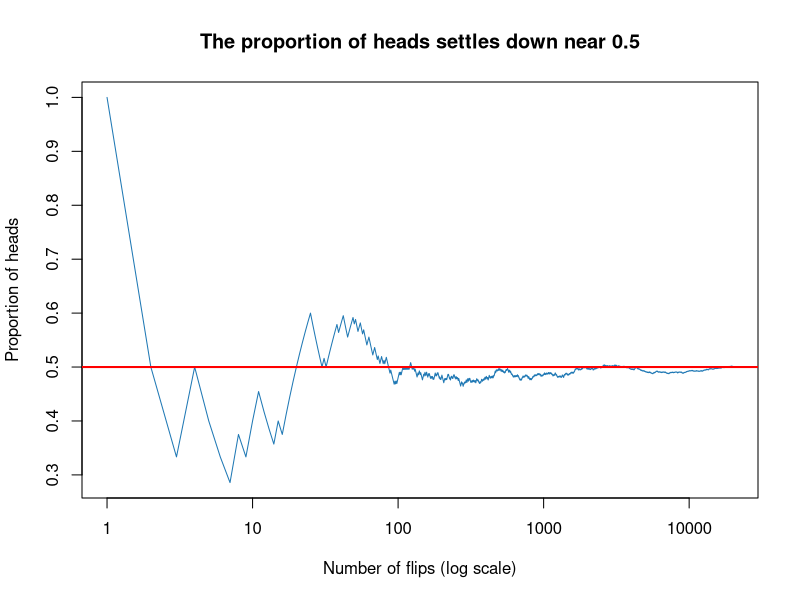
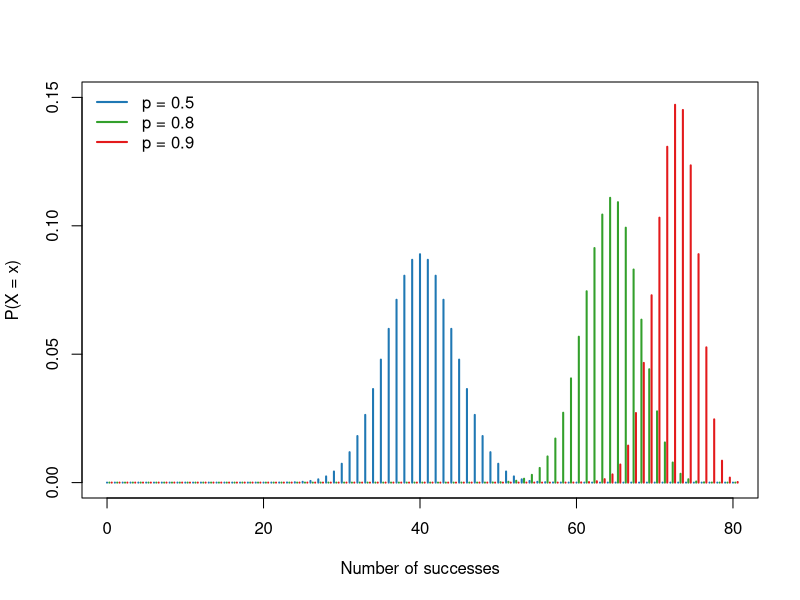
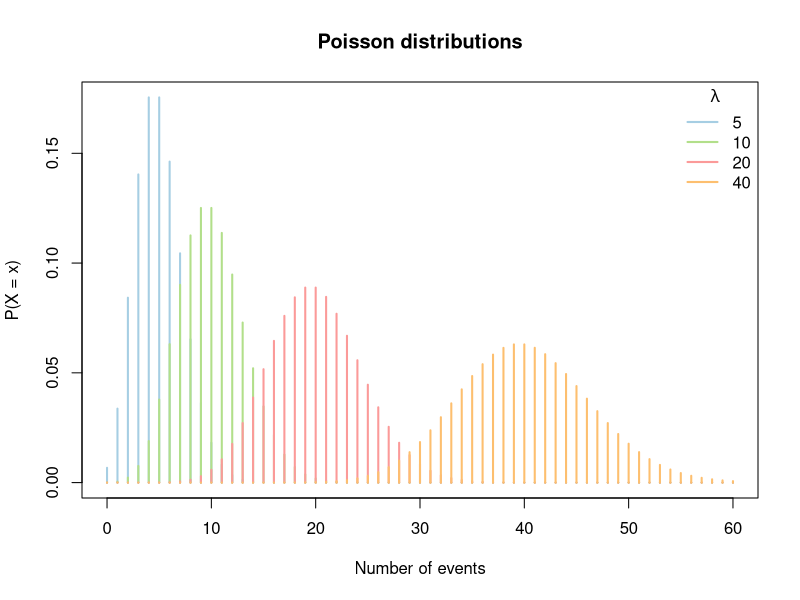
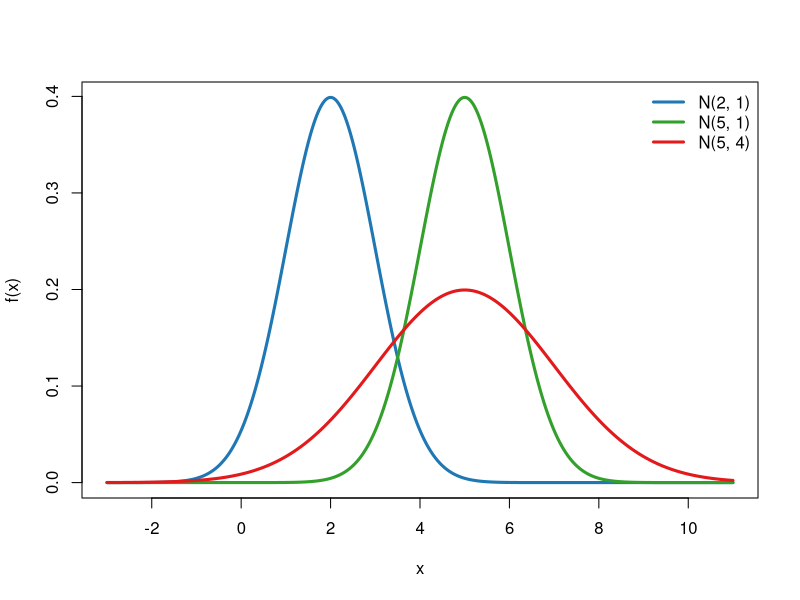
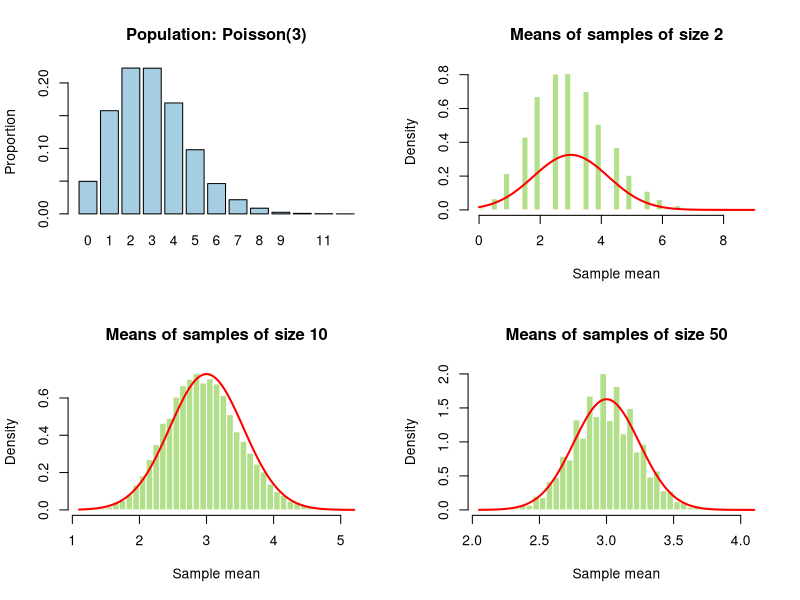

The R script that drew these images, in order:
## ---- chunk 1
knitr::opts_chunk$set(echo = TRUE, fig.width = 7, fig.height = 4.5, dpi = 110)
library(RColorBrewer)
pal <- brewer.pal(8, "Paired")
set.seed(2024)
## ---- chunk 2
n <- 20000
coin_flips <- sample(c(0, 1), size = n, replace = TRUE)
running_proportion <- cumsum(coin_flips) / seq_len(n)

plot(running_proportion, type = "l", col = pal[2], log = "x",
     xlab = "Number of flips (log scale)", ylab = "Proportion of heads",
     main = "The proportion of heads settles down near 0.5")
abline(h = 0.5, col = "red", lwd = 2)
## ---- chunk 3
x <- 0:80
plot(x, dbinom(x, size = 80, prob = 0.5), type = "h", lwd = 2, col = pal[2],
     xlab = "Number of successes", ylab = "P(X = x)", ylim = c(0, 0.15))
lines(x + 0.3, dbinom(x, size = 80, prob = 0.8), type = "h", lwd = 2, col = pal[4])
lines(x + 0.6, dbinom(x, size = 80, prob = 0.9), type = "h", lwd = 2, col = pal[6])
legend("topleft", legend = c("p = 0.5", "p = 0.8", "p = 0.9"),
       col = pal[c(2, 4, 6)], lwd = 2, bty = "n")
## ---- chunk 4
1 - pbinom(10, size = 100, prob = 0.05)
## ---- chunk 5
sum(dbinom(x, 80, 0.5))
var(rbinom(100000, size = 80, prob = 0.5))   # simulation
80 * 0.5 * 0.5                               # theory
## ---- chunk 6
x <- 0:60
lambdas <- c(5, 10, 20, 40)
plot(x, dpois(x, lambdas[1]), type = "h", lwd = 2, col = pal[1],
     xlab = "Number of events", ylab = "P(X = x)",
     main = "Poisson distributions")
for (k in 2:4) lines(x, dpois(x, lambdas[k]), type = "h", lwd = 2, col = pal[2 * k - 1])
legend("topright", legend = lambdas, title = expression(lambda),
       col = pal[c(1, 3, 5, 7)], lwd = 2, bty = "n")
## ---- chunk 7
sum(dpois(0:3, lambda = 5))
ppois(3, lambda = 5)   # the same, using the cumulative distribution function
## ---- chunk 8
x <- seq(-3, 11, 0.01)
plot(x, dnorm(x, mean = 2, sd = 1), type = "l", lwd = 3, col = pal[2],
     xlab = "x", ylab = "f(x)")
lines(x, dnorm(x, mean = 5, sd = 1), lwd = 3, col = pal[4])
lines(x, dnorm(x, mean = 5, sd = 2), lwd = 3, col = pal[6])
legend("topright", legend = c("N(2, 1)", "N(5, 1)", "N(5, 4)"),
       col = pal[c(2, 4, 6)], lwd = 3, bty = "n")
## ---- chunk 9
pnorm(1) - pnorm(-1)
pnorm(2) - pnorm(-2)
pnorm(3) - pnorm(-3)
## ---- chunk 10
pnorm(0)
qnorm(0.975)
pnorm(qnorm(0.8))   # qnorm and pnorm undo each other
qnorm(pnorm(-1))
## ---- chunk 11
lambda <- 3
n_samples <- 10000
par(mfrow = c(2, 2))
barplot(table(factor(rpois(10000, lambda), levels = 0:12)) / 10000,
        col = pal[1], main = "Population: Poisson(3)", ylab = "Proportion")
for (n in c(2, 10, 50)) {
  means <- replicate(n_samples, mean(rpois(n, lambda)))
  hist(means, breaks = 40, freq = FALSE, col = pal[3], border = "white",
       main = paste("Means of samples of size", n), xlab = "Sample mean")
  curve(dnorm(x, mean = lambda, sd = sqrt(lambda / n)), add = TRUE,
        col = "red", lwd = 2)
}
par(mfrow = c(1, 1))
